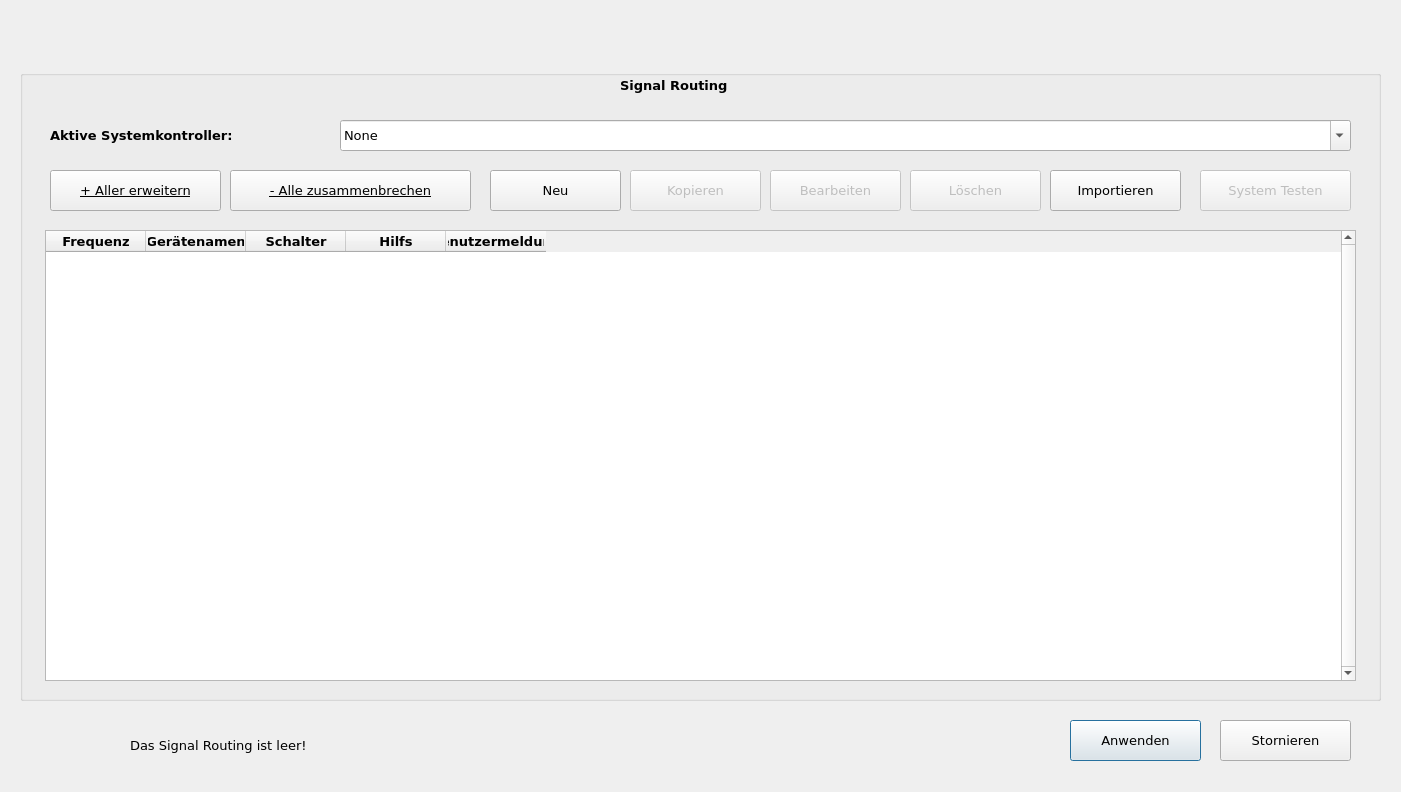
<?xml version="1.0" encoding="UTF-8"?>
<ui version="4.0">
 <class>TestSetUp</class>
 <widget class="QWidget" name="TestSetUp">
  <property name="windowModality">
   <enum>Qt::WindowModal</enum>
  </property>
  <property name="geometry">
   <rect>
    <x>0</x>
    <y>0</y>
    <width>1401</width>
    <height>792</height>
   </rect>
  </property>
  <property name="minimumSize">
   <size>
    <width>1401</width>
    <height>792</height>
   </size>
  </property>
  <property name="maximumSize">
   <size>
    <width>1401</width>
    <height>792</height>
   </size>
  </property>
  <property name="font">
   <font>
    <family>Verdana</family>
    <pointsize>10</pointsize>
   </font>
  </property>
  <property name="windowTitle">
   <string>Versuchsaufbau</string>
  </property>
  <property name="windowIcon">
   <iconset>
    <selectedon>icon materials/4.png</selectedon>
   </iconset>
  </property>
  <widget class="QLabel" name="Warning">
   <property name="geometry">
    <rect>
     <x>50</x>
     <y>720</y>
     <width>51</width>
     <height>51</height>
    </rect>
   </property>
   <property name="minimumSize">
    <size>
     <width>51</width>
     <height>51</height>
    </size>
   </property>
   <property name="maximumSize">
    <size>
     <width>51</width>
     <height>51</height>
    </size>
   </property>
   <property name="text">
    <string/>
   </property>
  </widget>
  <widget class="QGroupBox" name="TestSetUpGroup">
   <property name="geometry">
    <rect>
     <x>20</x>
     <y>70</y>
     <width>1361</width>
     <height>631</height>
    </rect>
   </property>
   <property name="minimumSize">
    <size>
     <width>1361</width>
     <height>631</height>
    </size>
   </property>
   <property name="maximumSize">
    <size>
     <width>1361</width>
     <height>631</height>
    </size>
   </property>
   <property name="title">
    <string/>
   </property>
   <widget class="QTableWidget" name="SignalTabel">
    <property name="geometry">
     <rect>
      <x>25</x>
      <y>160</y>
      <width>1311</width>
      <height>451</height>
     </rect>
    </property>
    <property name="minimumSize">
     <size>
      <width>1311</width>
      <height>451</height>
     </size>
    </property>
    <property name="maximumSize">
     <size>
      <width>1311</width>
      <height>451</height>
     </size>
    </property>
    <property name="font">
     <font>
      <family>Verdana</family>
      <pointsize>10</pointsize>
     </font>
    </property>
    <property name="verticalScrollBarPolicy">
     <enum>Qt::ScrollBarAlwaysOn</enum>
    </property>
    <property name="horizontalScrollBarPolicy">
     <enum>Qt::ScrollBarAlwaysOff</enum>
    </property>
    <column>
     <property name="text">
      <string>Frequenz</string>
     </property>
     <property name="font">
      <font>
       <family>Verdana</family>
       <pointsize>10</pointsize>
       <weight>75</weight>
       <bold>true</bold>
      </font>
     </property>
    </column>
    <column>
     <property name="text">
      <string>Gerätenamen</string>
     </property>
     <property name="font">
      <font>
       <family>Verdana</family>
       <pointsize>10</pointsize>
       <weight>75</weight>
       <bold>true</bold>
      </font>
     </property>
    </column>
    <column>
     <property name="text">
      <string>Schalter</string>
     </property>
     <property name="font">
      <font>
       <family>Verdana</family>
       <pointsize>10</pointsize>
       <weight>75</weight>
       <bold>true</bold>
      </font>
     </property>
    </column>
    <column>
     <property name="text">
      <string>Hilfs</string>
     </property>
     <property name="font">
      <font>
       <family>Verdana</family>
       <pointsize>10</pointsize>
       <weight>75</weight>
       <bold>true</bold>
      </font>
     </property>
    </column>
    <column>
     <property name="text">
      <string>Benutzermeldung</string>
     </property>
     <property name="font">
      <font>
       <family>Verdana</family>
       <pointsize>10</pointsize>
       <weight>75</weight>
       <bold>true</bold>
      </font>
     </property>
    </column>
   </widget>
   <widget class="QPushButton" name="NewButton">
    <property name="geometry">
     <rect>
      <x>470</x>
      <y>100</y>
      <width>131</width>
      <height>41</height>
     </rect>
    </property>
    <property name="minimumSize">
     <size>
      <width>131</width>
      <height>41</height>
     </size>
    </property>
    <property name="maximumSize">
     <size>
      <width>131</width>
      <height>41</height>
     </size>
    </property>
    <property name="text">
     <string>Neu</string>
    </property>
   </widget>
   <widget class="QPushButton" name="CopyButton">
    <property name="enabled">
     <bool>false</bool>
    </property>
    <property name="geometry">
     <rect>
      <x>610</x>
      <y>100</y>
      <width>131</width>
      <height>41</height>
     </rect>
    </property>
    <property name="minimumSize">
     <size>
      <width>131</width>
      <height>41</height>
     </size>
    </property>
    <property name="maximumSize">
     <size>
      <width>131</width>
      <height>41</height>
     </size>
    </property>
    <property name="text">
     <string>Kopieren</string>
    </property>
   </widget>
   <widget class="QPushButton" name="EditButton">
    <property name="enabled">
     <bool>false</bool>
    </property>
    <property name="geometry">
     <rect>
      <x>750</x>
      <y>100</y>
      <width>131</width>
      <height>41</height>
     </rect>
    </property>
    <property name="minimumSize">
     <size>
      <width>131</width>
      <height>41</height>
     </size>
    </property>
    <property name="maximumSize">
     <size>
      <width>131</width>
      <height>41</height>
     </size>
    </property>
    <property name="text">
     <string>Bearbeiten</string>
    </property>
   </widget>
   <widget class="QPushButton" name="DeleteButton">
    <property name="enabled">
     <bool>false</bool>
    </property>
    <property name="geometry">
     <rect>
      <x>890</x>
      <y>100</y>
      <width>131</width>
      <height>41</height>
     </rect>
    </property>
    <property name="minimumSize">
     <size>
      <width>131</width>
      <height>41</height>
     </size>
    </property>
    <property name="maximumSize">
     <size>
      <width>131</width>
      <height>41</height>
     </size>
    </property>
    <property name="text">
     <string>Löschen</string>
    </property>
   </widget>
   <widget class="QPushButton" name="ImportButton">
    <property name="geometry">
     <rect>
      <x>1030</x>
      <y>100</y>
      <width>131</width>
      <height>41</height>
     </rect>
    </property>
    <property name="minimumSize">
     <size>
      <width>131</width>
      <height>41</height>
     </size>
    </property>
    <property name="maximumSize">
     <size>
      <width>131</width>
      <height>41</height>
     </size>
    </property>
    <property name="text">
     <string>Importieren</string>
    </property>
   </widget>
   <widget class="QPushButton" name="systemTestButton">
    <property name="enabled">
     <bool>false</bool>
    </property>
    <property name="geometry">
     <rect>
      <x>1180</x>
      <y>100</y>
      <width>151</width>
      <height>41</height>
     </rect>
    </property>
    <property name="minimumSize">
     <size>
      <width>151</width>
      <height>41</height>
     </size>
    </property>
    <property name="maximumSize">
     <size>
      <width>151</width>
      <height>41</height>
     </size>
    </property>
    <property name="text">
     <string>System Testen</string>
    </property>
    <property name="checkable">
     <bool>false</bool>
    </property>
    <property name="checked">
     <bool>false</bool>
    </property>
   </widget>
   <widget class="QPushButton" name="ExpandButton">
    <property name="geometry">
     <rect>
      <x>30</x>
      <y>100</y>
      <width>171</width>
      <height>41</height>
     </rect>
    </property>
    <property name="minimumSize">
     <size>
      <width>171</width>
      <height>41</height>
     </size>
    </property>
    <property name="maximumSize">
     <size>
      <width>171</width>
      <height>41</height>
     </size>
    </property>
    <property name="font">
     <font>
      <underline>true</underline>
     </font>
    </property>
    <property name="text">
     <string>+ Aller erweitern</string>
    </property>
   </widget>
   <widget class="QPushButton" name="CollposeButton">
    <property name="geometry">
     <rect>
      <x>210</x>
      <y>100</y>
      <width>241</width>
      <height>41</height>
     </rect>
    </property>
    <property name="minimumSize">
     <size>
      <width>241</width>
      <height>41</height>
     </size>
    </property>
    <property name="maximumSize">
     <size>
      <width>241</width>
      <height>41</height>
     </size>
    </property>
    <property name="font">
     <font>
      <underline>true</underline>
     </font>
    </property>
    <property name="text">
     <string>- Alle zusammenbrechen</string>
    </property>
   </widget>
   <widget class="QLabel" name="SystemControllerLabel">
    <property name="geometry">
     <rect>
      <x>30</x>
      <y>50</y>
      <width>250</width>
      <height>31</height>
     </rect>
    </property>
    <property name="minimumSize">
     <size>
      <width>250</width>
      <height>31</height>
     </size>
    </property>
    <property name="maximumSize">
     <size>
      <width>250</width>
      <height>31</height>
     </size>
    </property>
    <property name="font">
     <font>
      <weight>75</weight>
      <bold>true</bold>
     </font>
    </property>
    <property name="text">
     <string>Aktive Systemkontroller:</string>
    </property>
   </widget>
   <widget class="QComboBox" name="KontrollerComBoBox">
    <property name="geometry">
     <rect>
      <x>320</x>
      <y>50</y>
      <width>1011</width>
      <height>31</height>
     </rect>
    </property>
    <property name="minimumSize">
     <size>
      <width>1011</width>
      <height>31</height>
     </size>
    </property>
    <property name="maximumSize">
     <size>
      <width>1011</width>
      <height>31</height>
     </size>
    </property>
    <property name="toolTip">
     <string>Wählen Sie alle Systemkontroller aus, die diesem Testaufbau zugeordnet sind.</string>
    </property>
    <property name="editable">
     <bool>true</bool>
    </property>
    <property name="currentText">
     <string>None</string>
    </property>
   </widget>
   <widget class="QLabel" name="label">
    <property name="geometry">
     <rect>
      <x>600</x>
      <y>0</y>
      <width>151</width>
      <height>31</height>
     </rect>
    </property>
    <property name="font">
     <font>
      <weight>75</weight>
      <bold>true</bold>
     </font>
    </property>
    <property name="text">
     <string>Signal Routing</string>
    </property>
   </widget>
  </widget>
  <widget class="QLabel" name="WarningLabel">
   <property name="geometry">
    <rect>
     <x>130</x>
     <y>730</y>
     <width>251</width>
     <height>31</height>
    </rect>
   </property>
   <property name="minimumSize">
    <size>
     <width>251</width>
     <height>31</height>
    </size>
   </property>
   <property name="maximumSize">
    <size>
     <width>251</width>
     <height>31</height>
    </size>
   </property>
   <property name="text">
    <string>Das Signal Routing ist leer!</string>
   </property>
  </widget>
  <widget class="QPushButton" name="ApplyButton">
   <property name="geometry">
    <rect>
     <x>1070</x>
     <y>720</y>
     <width>131</width>
     <height>41</height>
    </rect>
   </property>
   <property name="minimumSize">
    <size>
     <width>131</width>
     <height>41</height>
    </size>
   </property>
   <property name="maximumSize">
    <size>
     <width>131</width>
     <height>41</height>
    </size>
   </property>
   <property name="text">
    <string>Anwenden</string>
   </property>
   <property name="default">
    <bool>true</bool>
   </property>
  </widget>
  <widget class="QPushButton" name="CancelButton">
   <property name="geometry">
    <rect>
     <x>1220</x>
     <y>720</y>
     <width>131</width>
     <height>41</height>
    </rect>
   </property>
   <property name="minimumSize">
    <size>
     <width>131</width>
     <height>41</height>
    </size>
   </property>
   <property name="maximumSize">
    <size>
     <width>131</width>
     <height>41</height>
    </size>
   </property>
   <property name="text">
    <string>Stornieren</string>
   </property>
  </widget>
 </widget>
 <resources/>
 <connections>
  <connection>
   <sender>CancelButton</sender>
   <signal>clicked(bool)</signal>
   <receiver>TestSetUp</receiver>
   <slot>close()</slot>
   <hints>
    <hint type="sourcelabel">
     <x>1274</x>
     <y>748</y>
    </hint>
    <hint type="destinationlabel">
     <x>973</x>
     <y>736</y>
    </hint>
   </hints>
  </connection>
 </connections>
</ui>
